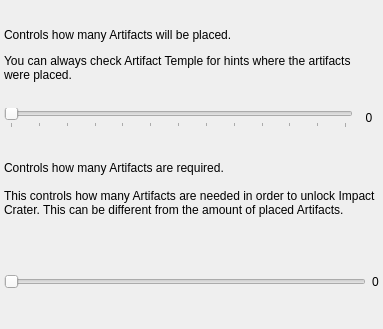
<?xml version="1.0" encoding="UTF-8"?>
<ui version="4.0">
 <class>PresetPrimeGoal</class>
 <widget class="QMainWindow" name="PresetPrimeGoal">
  <property name="geometry">
   <rect>
    <x>0</x>
    <y>0</y>
    <width>383</width>
    <height>329</height>
   </rect>
  </property>
  <property name="windowTitle">
   <string>Goal</string>
  </property>
  <widget class="QWidget" name="centralWidget">
   <property name="maximumSize">
    <size>
     <width>16777215</width>
     <height>16777215</height>
    </size>
   </property>
   <layout class="QVBoxLayout" name="goal_layout">
    <property name="leftMargin">
     <number>4</number>
    </property>
    <property name="topMargin">
     <number>8</number>
    </property>
    <property name="rightMargin">
     <number>4</number>
    </property>
    <property name="bottomMargin">
     <number>0</number>
    </property>
    <item>
     <widget class="QLabel" name="placed_description">
      <property name="text">
       <string>&lt;html&gt;&lt;head/&gt;&lt;body&gt;&lt;p&gt;Controls how many Artifacts will be placed.&lt;/p&gt;&lt;p&gt;You can always check Artifact Temple for hints where the artifacts were placed.&lt;/p&gt;&lt;/body&gt;&lt;/html&gt;</string>
      </property>
      <property name="wordWrap">
       <bool>true</bool>
      </property>
     </widget>
    </item>
    <item>
     <layout class="QHBoxLayout" name="slider_layout">
      <item>
       <widget class="ScrollProtectedSlider" name="placed_slider">
        <property name="maximum">
         <number>12</number>
        </property>
        <property name="pageStep">
         <number>2</number>
        </property>
        <property name="orientation">
         <enum>Qt::Horizontal</enum>
        </property>
        <property name="tickPosition">
         <enum>QSlider::TicksBelow</enum>
        </property>
       </widget>
      </item>
      <item>
       <widget class="QLabel" name="placed_slider_label">
        <property name="sizePolicy">
         <sizepolicy hsizetype="Fixed" vsizetype="Fixed">
          <horstretch>0</horstretch>
          <verstretch>0</verstretch>
         </sizepolicy>
        </property>
        <property name="minimumSize">
         <size>
          <width>20</width>
          <height>0</height>
         </size>
        </property>
        <property name="text">
         <string>0</string>
        </property>
        <property name="alignment">
         <set>Qt::AlignCenter</set>
        </property>
       </widget>
      </item>
     </layout>
    </item>
    <item>
     <widget class="QLabel" name="required_description">
      <property name="text">
       <string>
Controls how many Artifacts are required.

This controls how many Artifacts are needed in order to unlock Impact Crater. This can be different from the amount of placed Artifacts.</string>
      </property>
      <property name="wordWrap">
       <bool>true</bool>
      </property>
     </widget>
    </item>
    <item>
     <layout class="QHBoxLayout" name="horizontalLayout">
      <item>
       <widget class="ScrollProtectedSlider" name="required_slider">
        <property name="maximum">
         <number>12</number>
        </property>
        <property name="pageStep">
         <number>2</number>
        </property>
        <property name="orientation">
         <enum>Qt::Horizontal</enum>
        </property>
       </widget>
      </item>
      <item>
       <widget class="QLabel" name="required_slider_label">
        <property name="text">
         <string>0</string>
        </property>
       </widget>
      </item>
     </layout>
    </item>
   </layout>
  </widget>
 </widget>
 <layoutdefault spacing="6" margin="11"/>
 <customwidgets>
  <customwidget>
   <class>ScrollProtectedSlider</class>
   <extends>QSlider</extends>
   <header>randovania/gui/widgets/scroll_protected.h</header>
  </customwidget>
 </customwidgets>
 <resources/>
 <connections/>
</ui>
